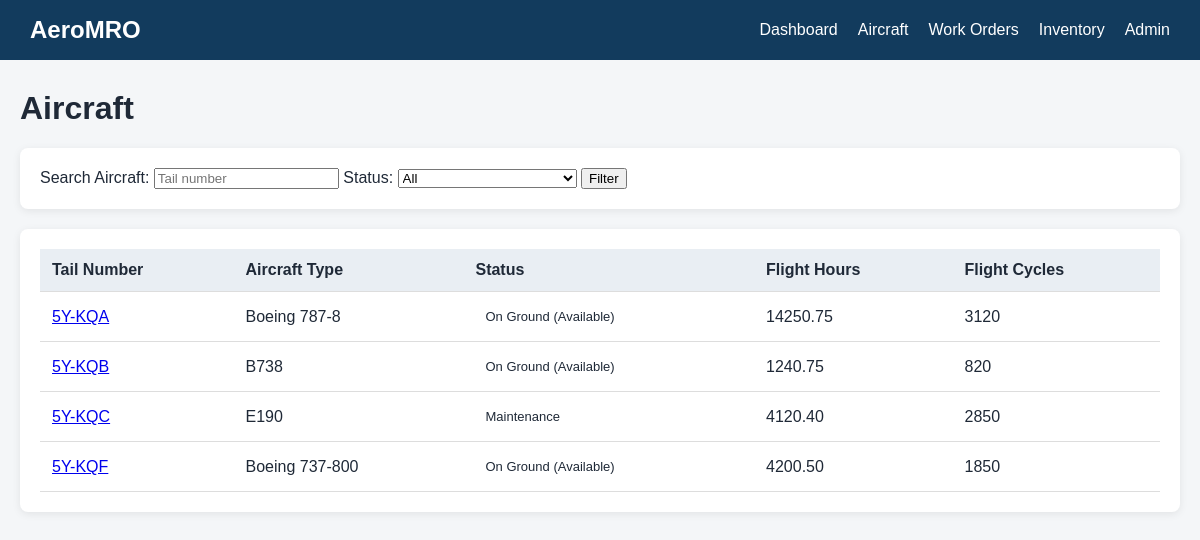
Screenshot of /aircraft/ with the database file from the repository.
### fleet/models.py (models this page shows, shortened)
class Aircraft(models.Model):
    class Status(models.TextChoices):
        ON_GROUND = "ON_GROUND", "On Ground (Available)"
        IN_FLIGHT = "IN_FLIGHT", "In Flight"
        MAINTENANCE = "MAINTENANCE", "Maintenance"
        GROUNDED = "GROUNDED", "Grounded"
        RETIRED = "RETIRED", "Retired / Decommissioned"
    tail_number = models.CharField(
        max_length=20, unique=True
    )  # plane license plate given by aviation authority
    manufacturer_serial_number = models.CharField(
        max_length=20
    )  # permanent builder assigned ID
    aircraft_type = models.CharField(
        max_length=50
    )  # specify distinct models for air traffic control and flight planning
    fuel_on_board_kg = models.DecimalField(
        max_digits=10, decimal_places=2, default=Decimal("0.00")
    )
    flight_hours = models.DecimalField(
        max_digits=10, decimal_places=2, default=Decimal("0.00")
    )  # time an aircraft has spent from the moment its wheels leave the ground during takeoff to the moment they touch down upon landing
    flight_cycles = (
        models.PositiveIntegerField()
    )  # one complete takeoff and landing sequence
    last_maintenance = models.DateField(null=True, blank=True)
    next_maintenance = models.DateField(null=True, blank=True)
    created_at = models.DateTimeField(auto_now_add=True)
    updated_at = models.DateTimeField(auto_now=True)
    seat_map = models.JSONField(
        default=dict, blank=True
    )  # identifies seat layout inside an aircraft
    status = models.CharField(
        max_length=20, choices=Status.choices, default=Status.ON_GROUND
    )

### fleet/views.py (the view)
def aircraft_list(request):
    search_query = request.GET.get("search", "")
    status_filter = request.GET.get("status", "")
    aircrafts = Aircraft.objects.all()
    if search_query:
        aircrafts = aircrafts.filter(tail_number__icontains=search_query)
    if status_filter:
        aircrafts = aircrafts.filter(status=status_filter)
    return render(
        request,
        "fleet/aircraft_list.html",
        {
            "aircrafts": aircrafts,
            "search_query": search_query,
            "status_filter": status_filter,
            "status_choices": Aircraft.Status.choices,
        },
    )

### fleet/templates/fleet/aircraft_list.html (shortened to what this page needs)
{% extends "fleet/base.html" %}
{% block content %}
<h1>Aircraft</h1>
<div class="card">
    <form method="get">
        <label for="search">
            Search Aircraft:
        </label>
        <input
            type="text"
            id="search"
            name="search"
            value="{{ search_query }}"
            placeholder="Tail number"
        >
        <label for="status">
            Status:
        </label>
        <select id="status" name="status">
            <option value="">
                All
            </option>
        </select>
        <button type="submit">
            Filter
        </button>
    </form>
</div>
<div class="card">
    <table>
        <thead>
            <tr>
                <th>Tail Number</th>
                <th>Aircraft Type</th>
                <th>Status</th>
                <th>Flight Hours</th>
                <th>Flight Cycles</th>
            </tr>
        </thead>
        <tbody>
            {% for aircraft in aircrafts %}
                <tr>
                    <td>
                        <a href="{% url 'aircraft_detail' aircraft.id %}">
                            {{ aircraft.tail_number }}
                        </a>
                    </td>
                    <td>
                        {{ aircraft.aircraft_type }}
                    </td>
                    <td>
                        <span class="badge">
                            {{ aircraft.get_status_display }}
                        </span>
                    </td>
                    <td>
                        {{ aircraft.flight_hours }}
                    </td>
                    <td>
                        {{ aircraft.flight_cycles }}
                    </td>
                </tr>
            {% empty %}
                <tr>
                    <td colspan="5">
                        No aircraft found.
                    </td>
                </tr>
            {% endfor %}
        </tbody>
    </table>
</div>
{% endblock %}

### fleet/static/fleet/style.css (style rules this page uses)
* { box-sizing: border-box; }
body { margin: 0; font-family: Arial, sans-serif; background: #f4f6f8; color: #1f2937; }
.card { background: white; border-radius: 8px; padding: 20px; margin-bottom: 20px; box-shadow: 0 2px 8px rgba(0, 0, 0, 0.08); }
table { width: 100%; border-collapse: collapse; background: white; }
th, td { padding: 12px; text-align: left; border-bottom: 1px solid #ddd; }
th { background: #e9eef3; }
.badge { display: inline-block; padding: 5px 10px; border-radius: 12px; font-size: 13px; }

### rows the page displays
Aircraft: tail_number "5Y-KQA", aircraft_type "Boeing 787-8", status "On Ground (Available)", flight_hours "14250.75", flight_cycles "3120"
Aircraft: tail_number "5Y-KQB", aircraft_type "B738", status "On Ground (Available)", flight_hours "1240.75", flight_cycles "820"
Aircraft: tail_number "5Y-KQC", aircraft_type "E190", status "Maintenance", flight_hours "4120.40", flight_cycles "2850"
Aircraft: tail_number "5Y-KQF", aircraft_type "Boeing 737-800", status "On Ground (Available)", flight_hours "4200.50", flight_cycles "1850"
